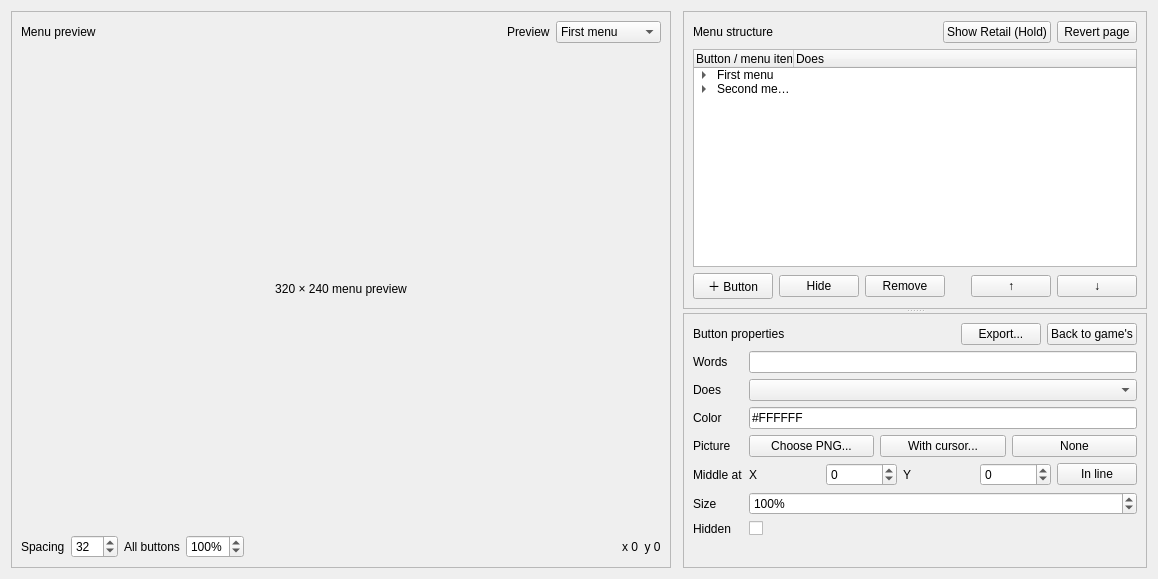
     <widget class="QWidget" name="menusTab">
      <attribute name="title">
       <string>Menus</string>
      </attribute>
      <layout class="QHBoxLayout" name="menusLayout">
       <property name="spacing">
        <number>12</number>
       </property>
       <item>
        <widget class="QFrame" name="menuPreviewPanel">
         <property name="frameShape">
          <enum>QFrame::Shape::StyledPanel</enum>
         </property>
         <layout class="QVBoxLayout" name="menuPreviewLayout" stretch="0,1,0">
          <item>
           <layout class="QHBoxLayout" name="menuPreviewHeader">
            <item>
             <widget class="QLabel" name="menuPreviewTitle">
              <property name="text">
               <string>Menu preview</string>
              </property>
             </widget>
            </item>
            <item>
             <spacer name="menuPreviewHeaderSpacer">
              <property name="orientation">
               <enum>Qt::Orientation::Horizontal</enum>
              </property>
              <property name="sizeHint" stdset="0">
               <size>
                <width>20</width>
                <height>20</height>
               </size>
              </property>
             </spacer>
            </item>
            <item>
             <widget class="QLabel" name="menuPreviewModeLabel">
              <property name="text">
               <string>Preview</string>
              </property>
             </widget>
            </item>
            <item>
             <widget class="QComboBox" name="menuPreviewModeCombo">
              <item>
               <property name="text">
                <string>First menu</string>
               </property>
              </item>
              <item>
               <property name="text">
                <string>Second menu</string>
               </property>
              </item>
             </widget>
            </item>
           </layout>
          </item>
          <item>
           <widget class="QLabel" name="menuPreviewCanvas">
            <property name="minimumSize">
             <size>
              <width>640</width>
              <height>480</height>
             </size>
            </property>
            <property name="text">
             <string>320 × 240 menu preview</string>
            </property>
            <property name="alignment">
             <set>Qt::AlignmentFlag::AlignCenter</set>
            </property>
           </widget>
          </item>
          <item>
           <layout class="QHBoxLayout" name="menuPreviewTools">
            <item>
             <widget class="QLabel" name="menuSpacingLabel">
              <property name="text">
               <string>Spacing</string>
              </property>
             </widget>
            </item>
            <item>
             <widget class="QSpinBox" name="menuSpacingSpin">
              <property name="minimum">
               <number>0</number>
              </property>
              <property name="maximum">
               <number>128</number>
              </property>
              <property name="value">
               <number>32</number>
              </property>
             </widget>
            </item>
            <item>
             <widget class="QLabel" name="menuAllScaleLabel">
              <property name="text">
               <string>All buttons</string>
              </property>
             </widget>
            </item>
            <item>
             <widget class="QSpinBox" name="menuAllScaleSpin">
              <property name="suffix">
               <string>%</string>
              </property>
              <property name="minimum">
               <number>25</number>
              </property>
              <property name="maximum">
               <number>400</number>
              </property>
              <property name="value">
               <number>100</number>
              </property>
             </widget>
            </item>
            <item>
             <spacer name="menuPreviewToolsSpacer">
              <property name="orientation">
               <enum>Qt::Orientation::Horizontal</enum>
              </property>
              <property name="sizeHint" stdset="0">
               <size>
                <width>20</width>
                <height>20</height>
               </size>
              </property>
             </spacer>
            </item>
            <item>
             <widget class="QLabel" name="menuCursorPositionLabel">
              <property name="text">
               <string>x 0  y 0</string>
              </property>
             </widget>
            </item>
           </layout>
          </item>
         </layout>
        </widget>
       </item>
       <item>
        <widget class="QSplitter" name="menuRightSplitter">
         <property name="orientation">
          <enum>Qt::Orientation::Vertical</enum>
         </property>
         <widget class="QFrame" name="menuStructurePanel">
          <property name="frameShape">
           <enum>QFrame::Shape::StyledPanel</enum>
          </property>
          <layout class="QVBoxLayout" name="menuStructureLayout">
           <item>
            <layout class="QHBoxLayout" name="menuStructureHeader">
             <item>
              <widget class="QLabel" name="menuStructureTitle">
               <property name="text">
                <string>Menu structure</string>
               </property>
              </widget>
             </item>
             <item>
              <spacer name="menuStructureHeaderSpacer">
               <property name="orientation">
                <enum>Qt::Orientation::Horizontal</enum>
               </property>
               <property name="sizeHint" stdset="0">
                <size>
                 <width>20</width>
                 <height>20</height>
                </size>
               </property>
              </spacer>
             </item>
             <item>
              <widget class="QPushButton" name="holdGameMenuButton">
               <property name="text">
                <string>Show Retail (Hold)</string>
               </property>
              </widget>
             </item>
             <item>
              <widget class="QPushButton" name="revertMenuPageButton">
               <property name="text">
                <string>Revert page</string>
               </property>
              </widget>
             </item>
            </layout>
           </item>
           <item>
            <widget class="QTreeWidget" name="menuStructureTree">
             <property name="columnCount">
              <number>2</number>
             </property>
             <column>
              <property name="text">
               <string>Button / menu item</string>
              </property>
             </column>
             <column>
              <property name="text">
               <string>Does</string>
              </property>
             </column>
             <item>
              <property name="text">
               <string>First menu</string>
              </property>
              <item>
               <property name="text">
                <string>NEW GAME</string>
               </property>
               <property name="text">
                <string>New Game</string>
               </property>
              </item>
              <item>
               <property name="text">
                <string>LOAD</string>
               </property>
               <property name="text">
                <string>Load</string>
               </property>
              </item>
              <item>
               <property name="text">
                <string>2P DUEL</string>
               </property>
               <property name="text">
                <string>2P Duel</string>
               </property>
              </item>
              <item>
               <property name="text">
                <string>TRADE</string>
               </property>
               <property name="text">
                <string>Trade</string>
               </property>
              </item>
              <item>
               <property name="text">
                <string>OPTION</string>
               </property>
               <property name="text">
                <string>Option</string>
               </property>
              </item>
             </item>
             <item>
              <property name="text">
               <string>Second menu (game loaded)</string>
              </property>
              <item>
               <property name="text">
                <string>CAMPAIGN</string>
               </property>
               <property name="text">
                <string>Campaign</string>
               </property>
              </item>
              <item>
               <property name="text">
                <string>FREE DUEL</string>
               </property>
               <property name="text">
                <string>Free Duel</string>
               </property>
              </item>
              <item>
               <property name="text">
                <string>BUILD DECK</string>
               </property>
               <property name="text">
                <string>Build Deck</string>
               </property>
              </item>
              <item>
               <property name="text">
                <string>LIBRARY</string>
               </property>
               <property name="text">
                <string>Library</string>
               </property>
              </item>
              <item>
               <property name="text">
                <string>PASSWORD</string>
               </property>
               <property name="text">
                <string>Password</string>
               </property>
              </item>
              <item>
               <property name="text">
                <string>SAVE</string>
               </property>
               <property name="text">
                <string>Save</string>
               </property>
              </item>
             </item>
            </widget>
           </item>
           <item>
            <layout class="QHBoxLayout" name="menuStructureActions">
             <item>
              <widget class="QPushButton" name="addMenuButtonButton">
               <property name="text">
                <string>＋ Button</string>
               </property>
              </widget>
             </item>
             <item>
              <widget class="QPushButton" name="hideMenuButton">
               <property name="text">
                <string>Hide</string>
               </property>
              </widget>
             </item>
             <item>
              <widget class="QPushButton" name="removeMenuButton">
               <property name="text">
                <string>Remove</string>
               </property>
              </widget>
             </item>
             <item>
              <spacer name="menuStructureActionsSpacer">
               <property name="orientation">
                <enum>Qt::Orientation::Horizontal</enum>
               </property>
               <property name="sizeHint" stdset="0">
                <size>
                 <width>20</width>
                 <height>20</height>
                </size>
               </property>
              </spacer>
             </item>
             <item>
              <widget class="QPushButton" name="moveMenuUpButton">
               <property name="text">
                <string>↑</string>
               </property>
              </widget>
             </item>
             <item>
              <widget class="QPushButton" name="moveMenuDownButton">
               <property name="text">
                <string>↓</string>
               </property>
              </widget>
             </item>
            </layout>
           </item>
          </layout>
         </widget>
         <widget class="QFrame" name="menuPropertiesPanel">
          <property name="frameShape">
           <enum>QFrame::Shape::StyledPanel</enum>
          </property>
          <layout class="QVBoxLayout" name="menuPropertiesLayout">
           <item>
            <layout class="QHBoxLayout" name="menuPropertiesHeader">
             <item>
              <widget class="QLabel" name="menuPropertiesTitle">
               <property name="text">
                <string>Button properties</string>
               </property>
              </widget>
             </item>
             <item>
              <spacer name="menuPropertiesHeaderSpacer">
               <property name="orientation">
                <enum>Qt::Orientation::Horizontal</enum>
               </property>
               <property name="sizeHint" stdset="0">
                <size>
                 <width>20</width>
                 <height>20</height>
                </size>
               </property>
              </spacer>
             </item>
             <item>
              <widget class="QPushButton" name="exportMenuButtonButton">
               <property name="text">
                <string>Export...</string>
               </property>
              </widget>
             </item>
             <item>
              <widget class="QPushButton" name="revertMenuButtonButton">
               <property name="text">
                <string>Back to game's</string>
               </property>
              </widget>
             </item>
            </layout>
           </item>
           <item>
            <layout class="QFormLayout" name="menuPropertiesForm">
             <item row="0" column="0">
              <widget class="QLabel" name="menuWordsLabel">
               <property name="text">
                <string>Words</string>
               </property>
              </widget>
             </item>
             <item row="0" column="1">
              <widget class="QLineEdit" name="menuWordsEdit" />
             </item>
             <item row="1" column="0">
              <widget class="QLabel" name="menuActionLabel">
               <property name="text">
                <string>Does</string>
               </property>
              </widget>
             </item>
             <item row="1" column="1">
              <widget class="QComboBox" name="menuActionCombo" />
             </item>
             <item row="2" column="0">
              <widget class="QLabel" name="menuTextColorLabel">
               <property name="text">
                <string>Color</string>
               </property>
              </widget>
             </item>
             <item row="2" column="1">
              <widget class="QLineEdit" name="menuTextColorEdit">
               <property name="text">
                <string>#FFFFFF</string>
               </property>
              </widget>
             </item>
             <item row="3" column="0">
              <widget class="QLabel" name="menuPictureLabel">
               <property name="text">
                <string>Picture</string>
               </property>
              </widget>
             </item>
             <item row="3" column="1">
              <layout class="QHBoxLayout" name="menuPictureLayout">
               <item>
                <widget class="QPushButton" name="chooseMenuPictureButton">
                 <property name="text">
                  <string>Choose PNG...</string>
                 </property>
                </widget>
               </item>
               <item>
                <widget class="QPushButton" name="useMenuCursorPictureButton">
                 <property name="text">
                  <string>With cursor...</string>
                 </property>
                </widget>
               </item>
               <item>
                <widget class="QPushButton" name="clearMenuPictureButton">
                 <property name="text">
                  <string>None</string>
                 </property>
                </widget>
               </item>
              </layout>
             </item>
             <item row="4" column="0">
              <widget class="QLabel" name="menuPositionLabel">
               <property name="text">
                <string>Middle at</string>
               </property>
              </widget>
             </item>
             <item row="4" column="1">
              <layout class="QHBoxLayout" name="menuPositionLayout">
               <item>
                <widget class="QLabel" name="menuXLabel">
                 <property name="text">
                  <string>X</string>
                 </property>
                </widget>
               </item>
               <item>
                <widget class="QSpinBox" name="menuXSpin">
                 <property name="minimum">
                  <number>-999</number>
                 </property>
                 <property name="maximum">
                  <number>999</number>
                 </property>
                </widget>
               </item>
               <item>
                <widget class="QLabel" name="menuYLabel">
                 <property name="text">
                  <string>Y</string>
                 </property>
                </widget>
               </item>
               <item>
                <widget class="QSpinBox" name="menuYSpin">
                 <property name="minimum">
                  <number>-999</number>
                 </property>
                 <property name="maximum">
                  <number>999</number>
                 </property>
                </widget>
               </item>
               <item>
                <widget class="QPushButton" name="menuInlineButton">
                 <property name="text">
                  <string>In line</string>
                 </property>
                </widget>
               </item>
              </layout>
             </item>
             <item row="5" column="0">
              <widget class="QLabel" name="menuSizeLabel">
               <property name="text">
                <string>Size</string>
               </property>
              </widget>
             </item>
             <item row="5" column="1">
              <widget class="QSpinBox" name="menuScaleSpin">
               <property name="suffix">
                <string>%</string>
               </property>
               <property name="minimum">
                <number>25</number>
               </property>
               <property name="maximum">
                <number>400</number>
               </property>
               <property name="value">
                <number>100</number>
               </property>
              </widget>
             </item>
             <item row="6" column="0">
              <widget class="QLabel" name="menuHiddenLabel">
               <property name="text">
                <string>Hidden</string>
               </property>
              </widget>
             </item>
             <item row="6" column="1">
              <widget class="QCheckBox" name="menuHiddenCheck" />
             </item>
            </layout>
           </item>
          </layout>
         </widget>
        </widget>
       </item>
      </layout>
     </widget>
